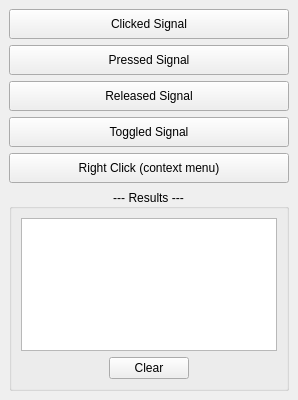
<?xml version="1.0" encoding="UTF-8"?>
<ui version="4.0">
 <class>MainWindow</class>
 <widget class="QMainWindow" name="MainWindow">
  <property name="geometry">
   <rect>
    <x>0</x>
    <y>0</y>
    <width>298</width>
    <height>400</height>
   </rect>
  </property>
  <property name="windowTitle">
   <string>MainWindow</string>
  </property>
  <widget class="QWidget" name="centralwidget">
   <layout class="QVBoxLayout" name="verticalLayout_3">
    <item>
     <layout class="QVBoxLayout" name="pushButton_vLayout">
      <item>
       <widget class="QPushButton" name="clicked_pushButton">
        <property name="minimumSize">
         <size>
          <width>200</width>
          <height>30</height>
         </size>
        </property>
        <property name="maximumSize">
         <size>
          <width>16777215</width>
          <height>30</height>
         </size>
        </property>
        <property name="focusPolicy">
         <enum>Qt::NoFocus</enum>
        </property>
        <property name="text">
         <string>Clicked Signal</string>
        </property>
       </widget>
      </item>
      <item>
       <widget class="QPushButton" name="pushed_pushButton">
        <property name="minimumSize">
         <size>
          <width>200</width>
          <height>30</height>
         </size>
        </property>
        <property name="maximumSize">
         <size>
          <width>16777215</width>
          <height>30</height>
         </size>
        </property>
        <property name="focusPolicy">
         <enum>Qt::NoFocus</enum>
        </property>
        <property name="text">
         <string>Pressed Signal</string>
        </property>
       </widget>
      </item>
      <item>
       <widget class="QPushButton" name="released_pushButton">
        <property name="minimumSize">
         <size>
          <width>200</width>
          <height>30</height>
         </size>
        </property>
        <property name="maximumSize">
         <size>
          <width>16777215</width>
          <height>30</height>
         </size>
        </property>
        <property name="focusPolicy">
         <enum>Qt::NoFocus</enum>
        </property>
        <property name="text">
         <string>Released Signal</string>
        </property>
       </widget>
      </item>
      <item>
       <widget class="QPushButton" name="toggled_pushButton">
        <property name="minimumSize">
         <size>
          <width>200</width>
          <height>30</height>
         </size>
        </property>
        <property name="maximumSize">
         <size>
          <width>16777215</width>
          <height>30</height>
         </size>
        </property>
        <property name="focusPolicy">
         <enum>Qt::NoFocus</enum>
        </property>
        <property name="text">
         <string>Toggled Signal</string>
        </property>
        <property name="checkable">
         <bool>true</bool>
        </property>
       </widget>
      </item>
      <item>
       <widget class="myCustomBtn" name="rightClick_pushButton">
        <property name="minimumSize">
         <size>
          <width>200</width>
          <height>30</height>
         </size>
        </property>
        <property name="maximumSize">
         <size>
          <width>16777215</width>
          <height>30</height>
         </size>
        </property>
        <property name="focusPolicy">
         <enum>Qt::NoFocus</enum>
        </property>
        <property name="text">
         <string>Right Click (context menu)</string>
        </property>
       </widget>
      </item>
     </layout>
    </item>
    <item>
     <widget class="QGroupBox" name="result_groupBox">
      <property name="minimumSize">
       <size>
        <width>280</width>
        <height>200</height>
       </size>
      </property>
      <property name="title">
       <string>--- Results ---</string>
      </property>
      <property name="alignment">
       <set>Qt::AlignCenter</set>
      </property>
      <layout class="QVBoxLayout" name="verticalLayout_2">
       <item>
        <widget class="QTextEdit" name="result_textEdit">
         <property name="focusPolicy">
          <enum>Qt::NoFocus</enum>
         </property>
         <property name="horizontalScrollBarPolicy">
          <enum>Qt::ScrollBarAlwaysOff</enum>
         </property>
         <property name="undoRedoEnabled">
          <bool>false</bool>
         </property>
         <property name="readOnly">
          <bool>true</bool>
         </property>
        </widget>
       </item>
       <item>
        <layout class="QHBoxLayout" name="result_hLayout">
         <item>
          <spacer name="clrBtnL_hSpacer">
           <property name="orientation">
            <enum>Qt::Horizontal</enum>
           </property>
           <property name="sizeHint" stdset="0">
            <size>
             <width>40</width>
             <height>20</height>
            </size>
           </property>
          </spacer>
         </item>
         <item>
          <widget class="QPushButton" name="clear_pushButton">
           <property name="focusPolicy">
            <enum>Qt::NoFocus</enum>
           </property>
           <property name="text">
            <string>Clear</string>
           </property>
          </widget>
         </item>
         <item>
          <spacer name="clrBtnR_hSpacer">
           <property name="orientation">
            <enum>Qt::Horizontal</enum>
           </property>
           <property name="sizeHint" stdset="0">
            <size>
             <width>40</width>
             <height>20</height>
            </size>
           </property>
          </spacer>
         </item>
        </layout>
       </item>
      </layout>
     </widget>
    </item>
   </layout>
  </widget>
 </widget>
 <customwidgets>
  <customwidget>
   <class>myCustomBtn</class>
   <extends>QPushButton</extends>
   <header>qPushbuttonEx.h</header>
  </customwidget>
 </customwidgets>
 <resources/>
 <connections/>
</ui>
